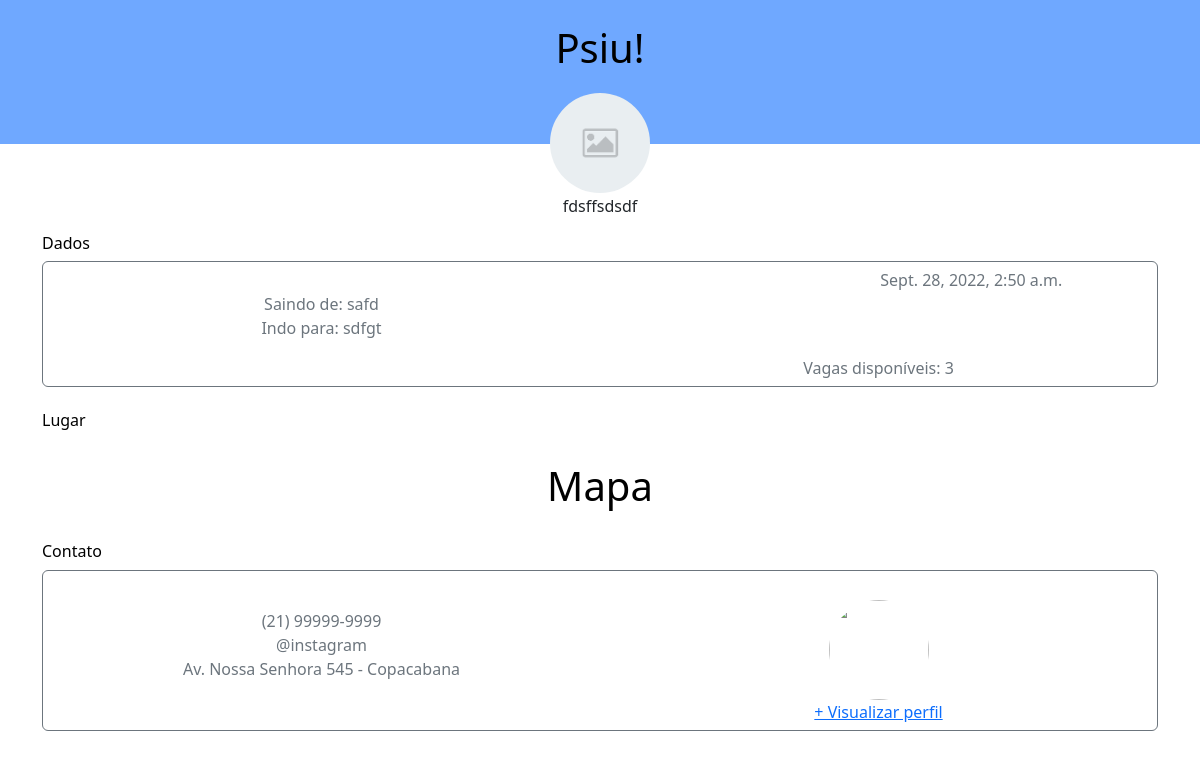
Page /psiu/view_carona/21 on the committed database.
### psiu/models.py (models this page shows, shortened)
class Carona(models.Model):
  criador = models.ForeignKey(User, on_delete=models.CASCADE,null=True)
  nomeCarona = models.CharField(max_length=254,default='Minha carona', blank=True)
  localSaida = models.CharField(max_length=30,null=True, blank=True)
  localChegada = models.CharField(max_length=30,null=True, blank=True)
  dataHora = models.DateTimeField(auto_now_add=False, blank=True)#Just to prove it
  vagas = models.IntegerField(default=4,null=True)
  adicionais = models.CharField(max_length=254, blank=True, default='')

### psiu/views.py (the view)
# urls.py: path('view_carona/<id>', views.view_carona, name='view_carona'),
def view_carona(request, id):
    carona = Carona.objects.get(pk = id)
    return render(request, 'psiu/info_carona.html',{'carona':carona})

### templates/psiu/info_carona.html (shortened to what this page needs)
{% extends 'base.html' %}
{% block content %}
<!doctype html>
<html lang = "pt-br">
<head>
    <link href = "https://cdn.jsdelivr.net/npm/bootstrap@5.2.1/dist/css/bootstrap.min.css" rel = "stylesheet">
</head>
<p class="text-center">{{carona.adicionais}}</p>
<div class = "container text" style = "color: rgba(0,0,0,1)">
    <h6>Dados</h6>
    <div class="row">
        <div class="d-grid gap-2 col mx-auto">
            <button class="btn btn-outline-secondary" type="button">
                <div class="card-body">
                    <div class="row">
                        <div class="col">
                        </div>
                        <div class="col">
                        </div>
                        <div class="col">
                            <p class="card-text">{{carona.dataHora}}</p>
                        </div>
                    </div>
                    <div class="row">
                        <div class="col">
                            <p class="card-text-left">Saindo de:  {{carona.localSaida}}<br>Indo para: {{carona.localChegada}}</p>
                        </div>
                    <div class="col">
                    </div>
                    </div>
                    <div class="row">
                        <div class="col">
                        </div>
                        <div class="col">
                            <p class="card-text">Vagas disponíveis: {{carona.vagas}}</p>
                        </div>
                    </div>
                </div>
            </button>
        </div>
    </div>
    <br>
    <h6>Lugar</h6>
    <br>
    <h1 class="text-center">Mapa</h1>
    <br>
    <h6>Contato</h6>
    <div class="row">
        <div class="d-grid gap-2 col mx-auto">
            <button class="btn btn-outline-secondary" type="button">
                <div class="card-body">
                    <div class="row">
                        <div class="col">
                            <br>
                            <p class="card-text-start">(21) 99999-9999<br>@instagram<br>Av. Nossa Senhora 545 - Copacabana</p>
                        </div>
                        <div class="col">
                            <img src="https://cdn.discordapp.com/attachments/1004623388758777966/1019399649100050512/unknown.png" class="rounded-circle" height="100" width="100" style="margin-top:23px">
                        </div>
                    </div>
                    <div class="row">
                        <div class="col">
                        </div>
                        <div class="col">
                            <a href="{% url 'psiu:main' %}">+ Visualizar perfil</a>
                        </div>
                    </div>
                </div>
            </button>
        </div>
    </div>
</div>
{% endblock  %}

### rows in the picture
Carona: adicionais "fdsffsdsdf", dataHora "Sept. 28, 2022, 2:50 a.m.", localSaida "safd", localChegada "sdfgt", vagas "3"
